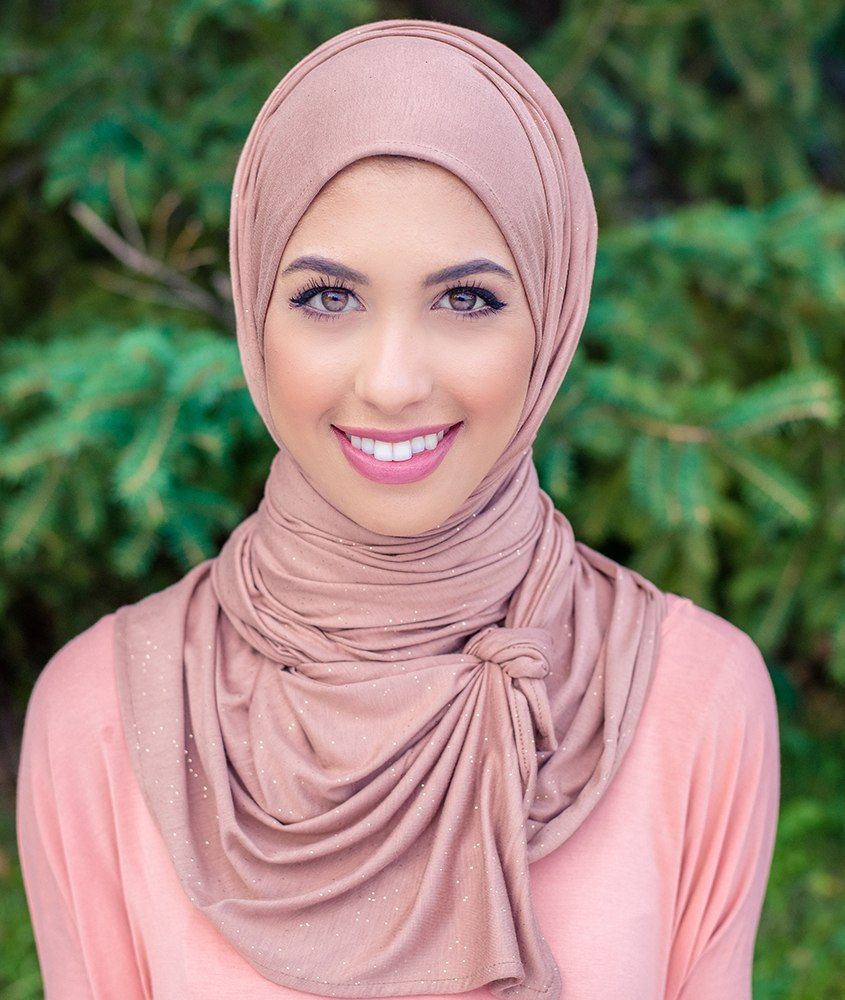
#> input picture image augmentation/3.jpg, 845 x 1000 px, found by its file name
$ jupyter execute --allow-errors Image_augmentation.ipynb   (shell and % lines are left out)
#> lines starting #> are read from the running program, lines starting #| are printed output that depends on the picture
[cell 1]
import cv2
import numpy as np
from skimage import io
from skimage.transform import rotate, AffineTransform, warp
import matplotlib.pyplot as plt
import random
from skimage import img_as_ubyte
import os
from skimage.util import random_noise

[cell 2]
img= cv2.imread(r"3.JPG")
#> img is the input picture: shape (1000, 845, 3); mean B, G, R 117.2, 131.7, 145.3
img= cv2.cvtColor(img, cv2.COLOR_RGB2BGR) #we are converting image to BGR because matplotlib displays image BGR format
#if you are using cv2 for displaying image, no need to convert image to BGR

[cell 3]
plt.imshow(img)
plt.show()

[cell 4]
height, width, dims= img.shape
#> height = 1000; width = 845; dims = 3
print(height, width, dims)
#| 1000 845 3

[cell 5]
gray= cv2.cvtColor(img, cv2.COLOR_RGB2GRAY) # use cv2.COLOR_RGB2GRAY if you are using cv2 for displaying image,
#it doesn't matter while converting image to grayscale

[cell 6]
print(gray.shape)
#| (1000, 845)

[cell 7]
plt.subplot(121)
plt.imshow(img)
plt.title("Original Image")
plt.subplot(122)
plt.imshow(gray)
plt.title("Gray Image")
plt.show()

[cell 8]
plt.subplot(131)
plt.title("Original Image")
plt.imshow(img)

hflipped_image= np.fliplr(img) #fliplr reverse the order of columns of pixels in matrix
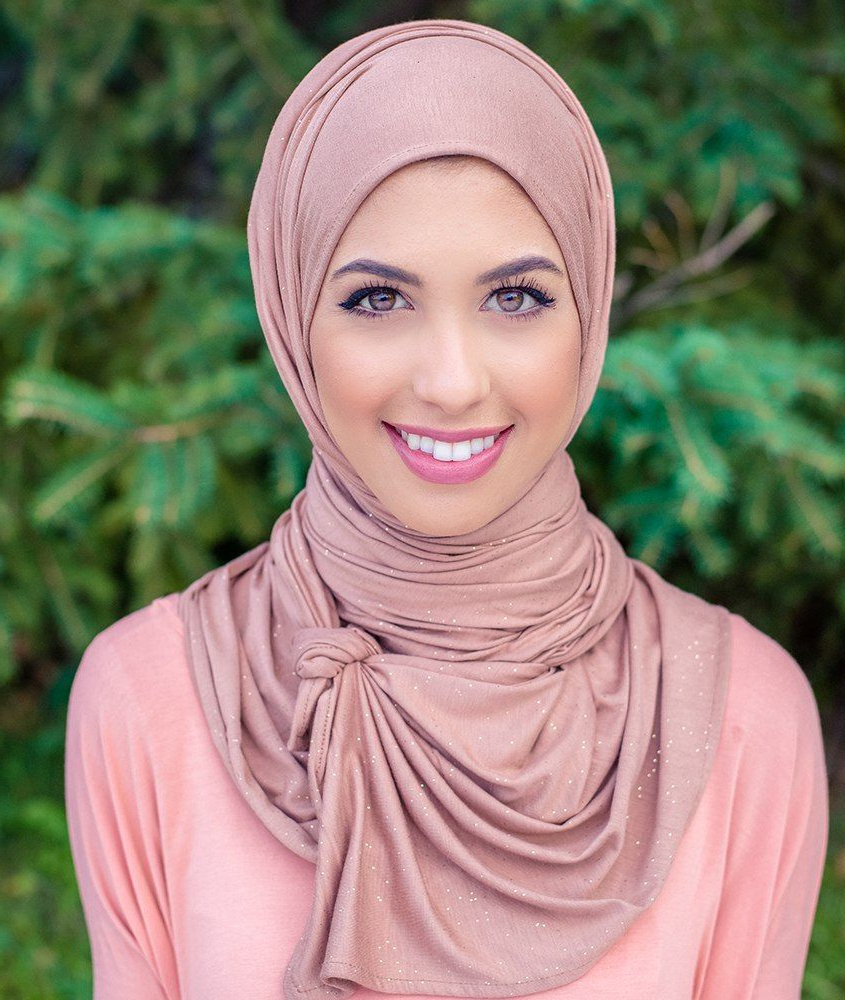
#> hflipped_image: shape (1000, 845, 3); mean R, G, B 145.3, 131.7, 117.2
plt.subplot(132)
plt.title("Horizontally flipped")
plt.imshow(hflipped_image)

vflipped_image= np.flipud(img) #flipud reverse the order of rows of pixels in matrix
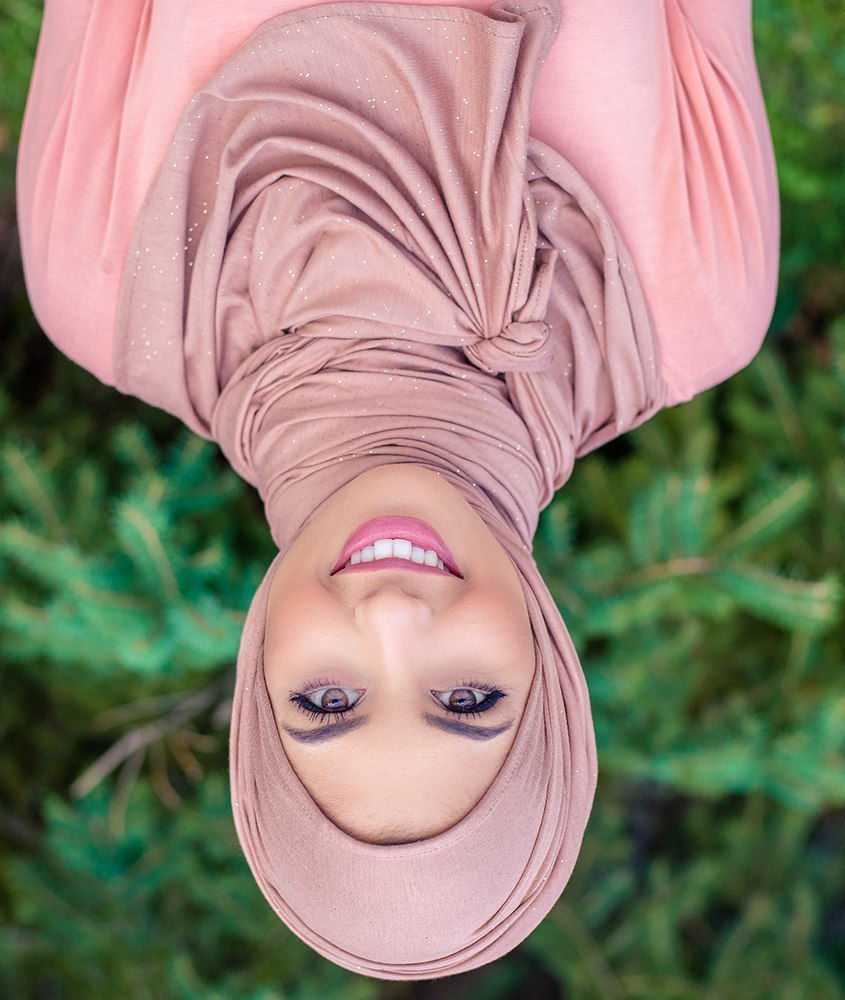
#> vflipped_image: shape (1000, 845, 3); mean R, G, B 145.3, 131.7, 117.2
plt.subplot(133)
plt.title("Vertically flipped")
plt.imshow(vflipped_image)
plt.show()

[cell 9]
r_image = rotate(img, angle=45) # angle value is positive for anticlockwise rotation
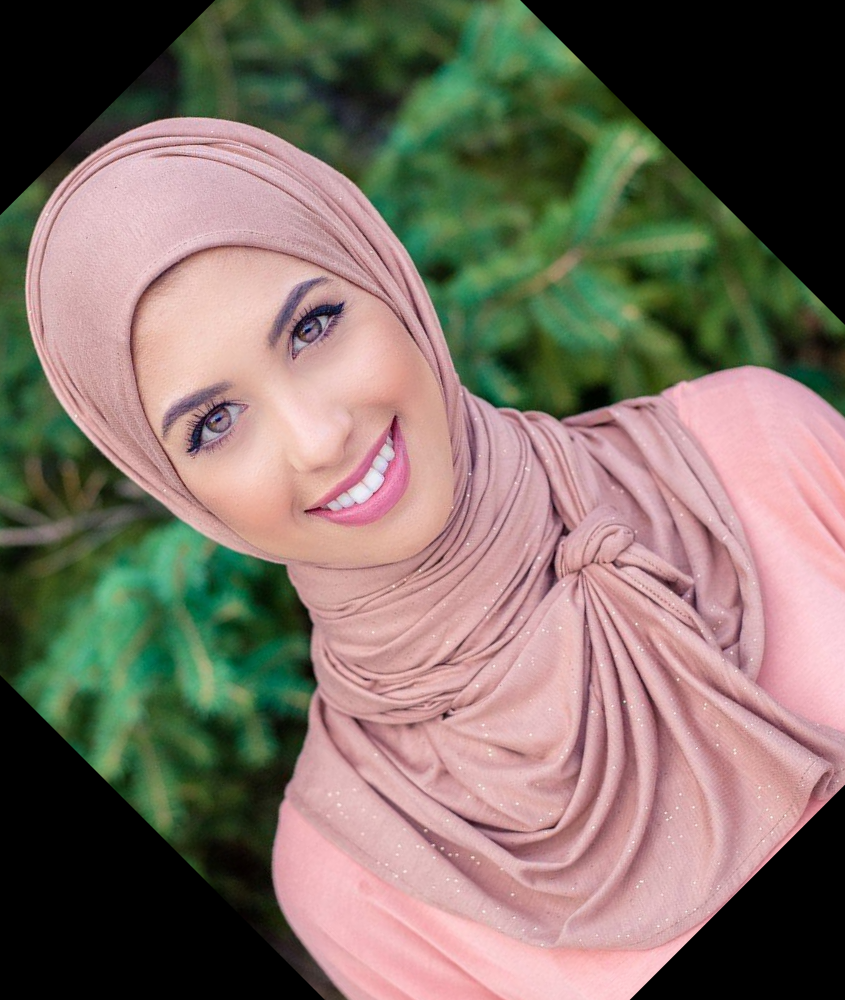
#> r_image: shape (1000, 845, 3) float64; mean R, G, B 0.493, 0.439, 0.398
r_image1 = rotate(img, angle=-45) #angle value is negative for clockwise rotation
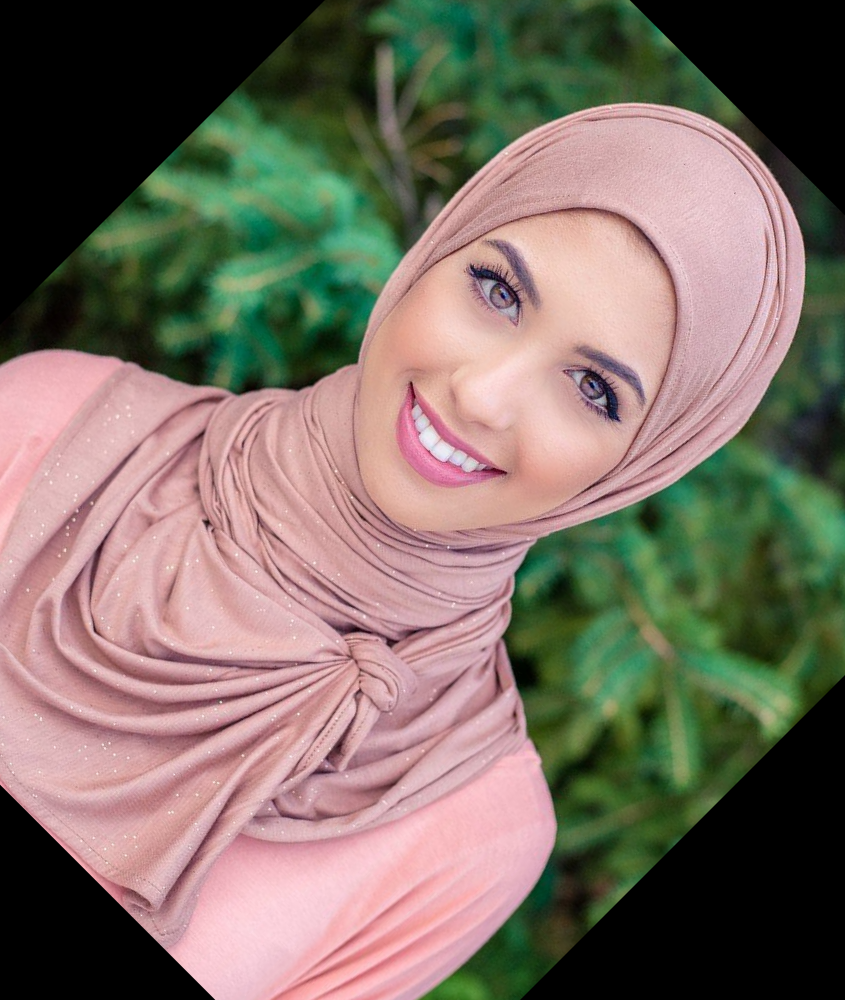
#> r_image1: shape (1000, 845, 3) float64; mean R, G, B 0.486, 0.434, 0.393

[cell 10]
plt.subplot(131)
plt.imshow(img)
plt.title("Original Image")
plt.subplot(132)
plt.imshow(r_image)
plt.title("45 degree rotated image")
plt.subplot(133)
plt.imshow(r_image1)
plt.title("-45 degree rotated image")
plt.show()

[cell 11]
transform = AffineTransform(translation=(-200,0))  # (-200,0) are x and y coordinate, change it see the effect
warp_image = warp(img,transform, mode="wrap") #mode parameter is optional
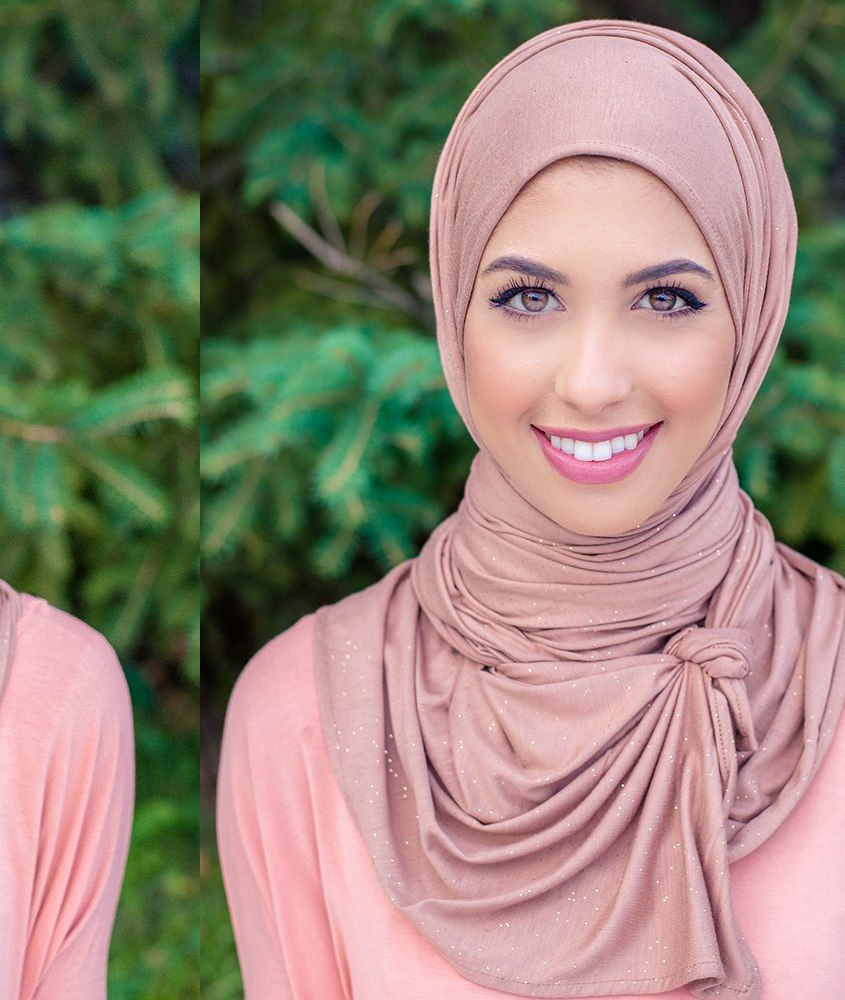
#> warp_image: shape (1000, 845, 3) float64; mean R, G, B 0.57, 0.517, 0.46
# mode= {'constant', 'edge', 'symmetric', 'reflect', 'wrap'}
#these are possible values of mode, you can try them and decide which one to use, default value for mode is constant
plt.subplot(1,2,1)
plt.title('original image')
plt.imshow(img)
plt.subplot(1,2,2)
plt.title('Wrap Shift')
plt.imshow(warp_image)

[cell 12]
noisy_image= random_noise(img)

[cell 13]
plt.subplot(1,2,1)
plt.title('original image')
plt.imshow(img)
plt.subplot(1,2,2)
plt.title('Image after adding noise')
plt.imshow(noisy_image)

[cell 14]
blur_image= cv2.GaussianBlur(img, (11,11),0)

[cell 15]
plt.subplot(1,2,1)
plt.title('original image')
plt.imshow(img)
plt.subplot(1,2,2)
plt.title('Blurry image')
plt.imshow(blur_image)
